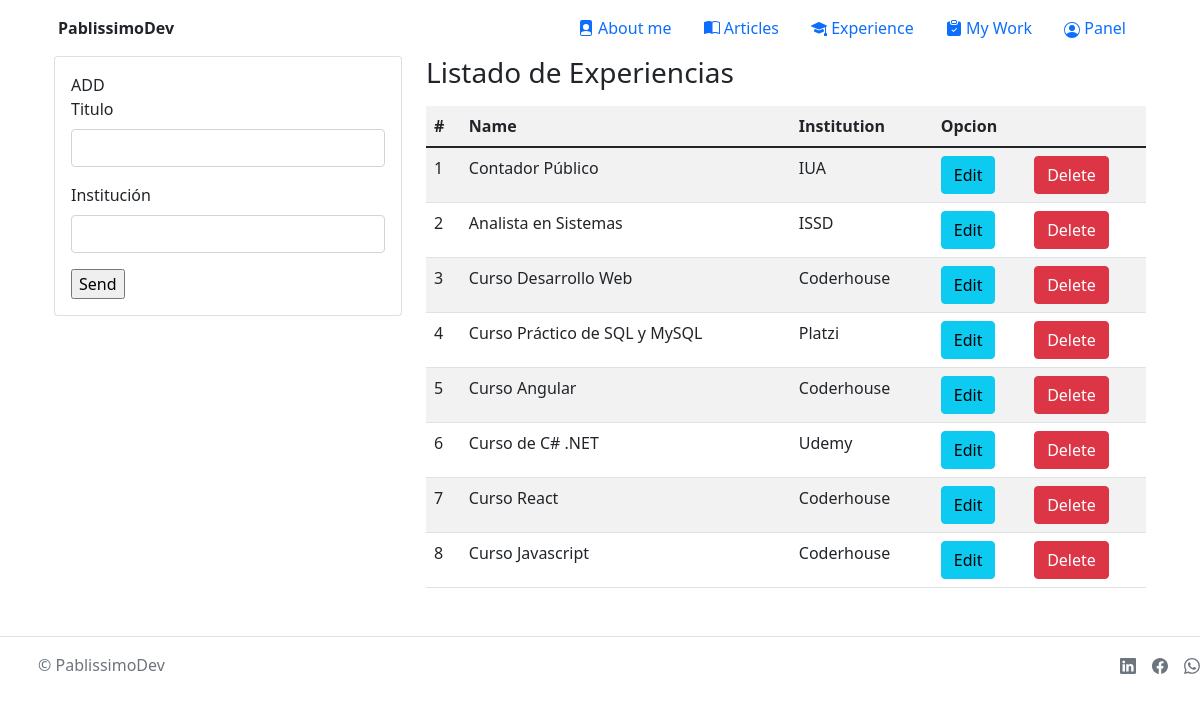
/menu/form_experience/ (signed in), run on an earlier commit of the app's database.
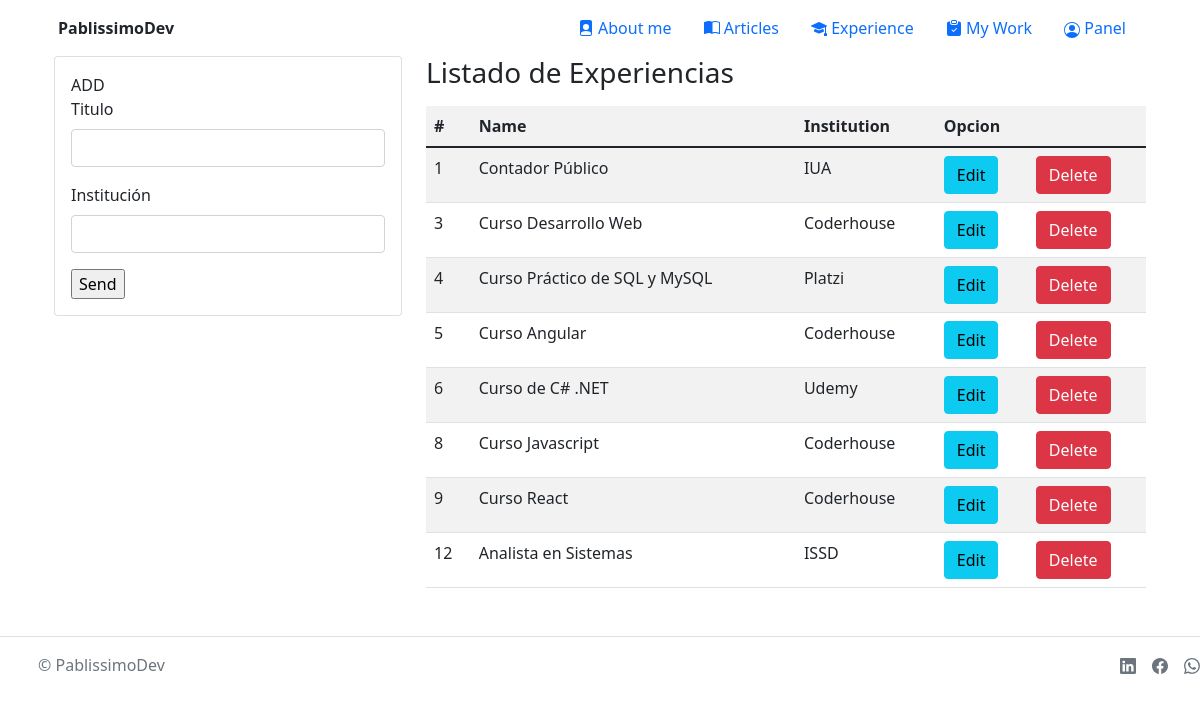
And on a later commit of the database.
### core/models.py (models this page shows, shortened)
class Experience(models.Model):
    experience_name = models.CharField(max_length=50)
    experience_institution = models.CharField(max_length=50)

### core/views.py (the view)
# urls.py: path('menu/form_experience/', views.form_experience, name="FormExperience"),
@login_required
def form_experience(request):
    experience_list = Experience.objects.all()
    return render(request, "form_experience.html",{"experience_list": experience_list})

### app/templates/form_experience.html (shortened to what this page needs)
{% extends 'base.html' %}
{% load static %}
{% block main %}
<div class="container">
  <div class="row">
    <div class="col-sm-12 col-md-6 col-lg-4 col-xl-4">
    <div class="card">
      <div class="card-body">
    <form action="/menu/add_experience/" method="POST">
        ADD
        <div class="mb-3">
            <label for="exampleFormControlInput1" class="form-label">Titulo</label>
            <input type="text" name="experience_name" class="form-control" id="exampleFormControlInput1">
          </div>
          <div class="mb-3">
            <label for="exampleFormControlInput2" class="form-label">Institución</label>
            <input type="text" name="experience_institution" class="form-control" id="exampleFormControlInput2">
          </div>
          <input type="submit" value="Send">
    </form>
      </div>
    </div>
    </div>
    <div class="col-sm-12 col-md-6 col-lg-8 col-xl-8">
      <h3>Listado de Experiencias</h3>
      <div class="table-responsive py-2">
        <table class="table table-striped">
          <tr>
            <th>#</th>
            <th>Name</th>
            <th>Institution</th>
            <th colspan="2">Opcion</th>
        </tr>
        <tbody>
          {% for item in experience_list %}
          <tr>
          <td>{{item.id}}</td>
          <td>{{item.experience_name}}</td>
          <td>{{item.experience_institution}}</td>
          <td><a href="/menu/edit_experience/{{item.id}}" class="btn btn-info">Edit</a></td>
          <td><a href="/menu/delete_experience/{{item.id}}" class="btn btn-danger btnEliminacion">Delete</a></td>
          </tr>
          {% endfor %}
        </tbody>
        </table>
      </div>
    </div>
  </div>
</div>
</div>
{% endblock main %}

What changed in the data, as far as the page shows it:
removed Experience: id "2", experience_name "Analista en Sistemas", experience_institution "ISSD"
removed Experience: id "7", experience_name "Curso React", experience_institution "Coderhouse"
added Experience: id "9", experience_name "Curso React", experience_institution "Coderhouse"
added Experience: id "12", experience_name "Analista en Sistemas", experience_institution "ISSD"
